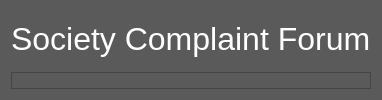
               <widget class="QWidget" name="page_complaint_forum">
                <property name="styleSheet">
                 <string notr="true">background:rgb(91,90,90);</string>
                </property>
                <layout class="QVBoxLayout" name="verticalLayout_5">
                 <item>
                  <widget class="QLabel" name="lab_about_home_2">
                   <property name="minimumSize">
                    <size>
                     <width>0</width>
                     <height>55</height>
                    </size>
                   </property>
                   <property name="maximumSize">
                    <size>
                     <width>16777215</width>
                     <height>55</height>
                    </size>
                   </property>
                   <property name="font">
                    <font>
                     <family>Segoe UI</family>
                     <pointsize>24</pointsize>
                    </font>
                   </property>
                   <property name="styleSheet">
                    <string notr="true">color:rgb(255,255,255);</string>
                   </property>
                   <property name="text">
                    <string>Society Complaint Forum</string>
                   </property>
                  </widget>
                 </item>
                 <item>
                  <widget class="QFrame" name="frame_11">
                   <property name="frameShape">
                    <enum>QFrame::StyledPanel</enum>
                   </property>
                   <property name="frameShadow">
                    <enum>QFrame::Raised</enum>
                   </property>
                   <widget class="QLabel" name="label_3">
                    <property name="geometry">
                     <rect>
                      <x>280</x>
                      <y>110</y>
                      <width>331</width>
                      <height>101</height>
                     </rect>
                    </property>
                    <property name="font">
                     <font>
                      <family>Segoe UI Light</family>
                      <pointsize>24</pointsize>
                      <weight>75</weight>
                      <bold>true</bold>
                     </font>
                    </property>
                    <property name="styleSheet">
                     <string notr="true">color:rgb(255,255,255);</string>
                    </property>
                    <property name="text">
                     <string>Under Maintainence</string>
                    </property>
                   </widget>
                   <widget class="QPushButton" name="pushButton">
                    <property name="geometry">
                     <rect>
                      <x>190</x>
                      <y>130</y>
                      <width>91</width>
                      <height>61</height>
                     </rect>
                    </property>
                    <property name="styleSheet">
                     <string notr="true">QPushButton {
	border: none;
	background-color: rgba(0,0,0,0);
}
QPushButton:hover {
	background-color: rgb(91,90,90);
}
QPushButton:pressed {	
	background-color: rgba(0,0,0,0);
}
</string>
                    </property>
                    <property name="text">
                     <string/>
                    </property>
                    <property name="icon">
                     <iconset resource="new_resource.qrc">
                      <normaloff>:/icons/icons/1x/icons8_wrench_180px.png</normaloff>:/icons/icons/1x/icons8_wrench_180px.png</iconset>
                    </property>
                    <property name="iconSize">
                     <size>
                      <width>70</width>
                      <height>70</height>
                     </size>
                    </property>
                   </widget>
                   <zorder>pushButton</zorder>
                   <zorder>label_3</zorder>
                  </widget>
                 </item>
                </layout>
               </widget>
